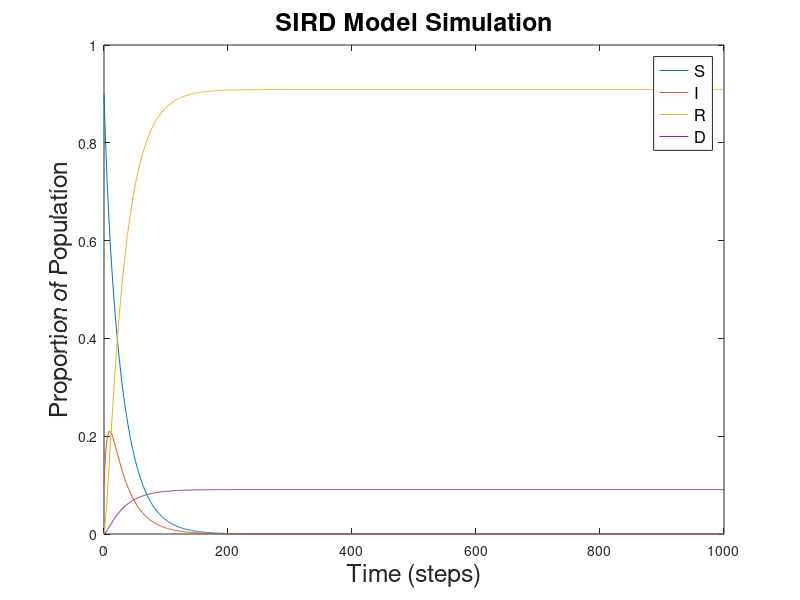

The MATLAB source for this figure:
%% Clean Enviroment
clear all;
close all;

%% Changable Variables
% We assume that the following 4 parameters describe the dynamics of the
% situation
infection_rate = 0.05;  % Proportion of susceptible who become infected
mortality_rate = 0.01;  % Proportion of infected who die
true_recovery = 0.1;    % Proportion of infected who become recovered
part_recovery = 0.04;   % Proportion of infected who become susceptible

% We assume that in the begining, everyone is either infected or
% susceptible; no one has recovered nor died initially.
initial_infected = 0.1; % Proportion of infected at t = 0

% Time steps
num_steps = 1000;

%% Dynamics Calculations
% Dynamics Matrix
A = [1-infection_rate, part_recovery, 0, 0;
    infection_rate, 1-mortality_rate-true_recovery-part_recovery, 0, 0;
    0, true_recovery, 1, 0;
    0, mortality_rate, 0, 1];

% Time step vector
t = linspace(0, num_steps, num_steps + 1);

% Initialize output matrix with initial state
initial = [1-initial_infected; initial_infected; 0; 0];
output = [initial, zeros(4, num_steps)];

% Calculate each step
% Start at t = 1 since we already have initial state, by logical indexing
% this is the second index. End at t = timestep
for timestep=t(2:end)
    % The next timestep is the result of the previous timestep times the
    % dynamics matrix
    output(:,timestep + 1) = A * output(:,timestep);
end

%% Plotting
figure;                                             % Create a new figure
plot(t, output(1,:), t, output(2,:),...             % Plot all propportions
    t, output(3,:), t, output(4,:));
title('SIRD Model Simulation', 'FontSize', 18);     % Title
xlabel('Time (steps)', 'FontSize', 18);             % Axis Labels
ylabel('Proportion of Population', 'FontSize', 18);
legend('S', 'I', 'R', 'D', 'FontSize', 12);         % Legend